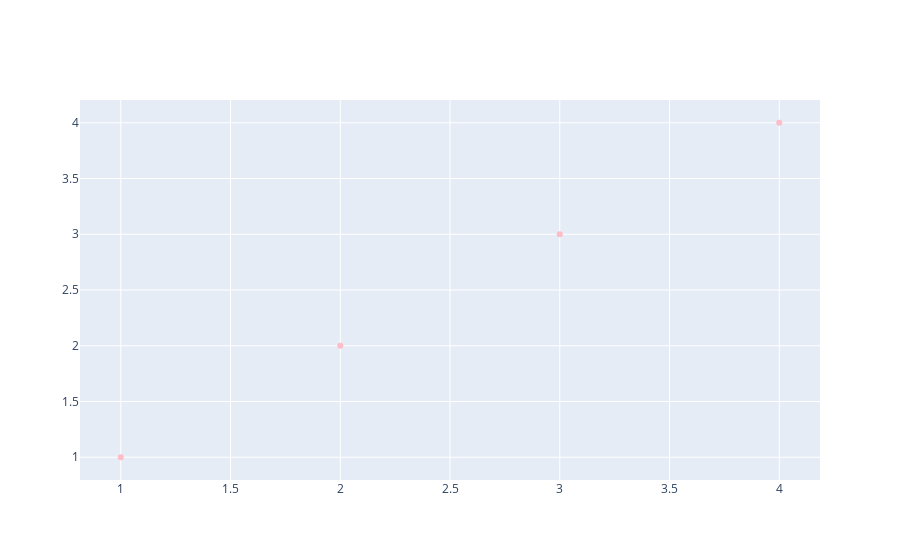

The notebook cell this image was saved under:
### Markdown cell above
The plot above has one trace which is a line trace.  However, this type of trace is just the default.  Note, that we did not specify any particular type.

```python
trace = {'x': [1, 2, 3, 4], 'y': [1, 2, 3, 4]}
```

We can change it by changing the mode to `markers`.  While we are at it, let's also change the color of the markers.

### Code cell
trace = {'x': [1, 2, 3, 4], 'y': [1, 2, 3, 4], 'mode': 'markers', 'marker': {'color': 'rgba(255, 182, 193, .9)'}}

plotly.offline.iplot([
    trace
])

### Figure 1 — Plotly figure (JSON) as saved in the notebook; plotly's stock layout.template omitted (floating-point values rounded to 4 significant figures)
{"data": [{"marker": {"color": "rgba(255, 182, 193, .9)"}, "mode": "markers", "type": "scatter", "x": [1, 2, 3, 4], "y": [1, 2, 3, 4]}], "layout": {}}
